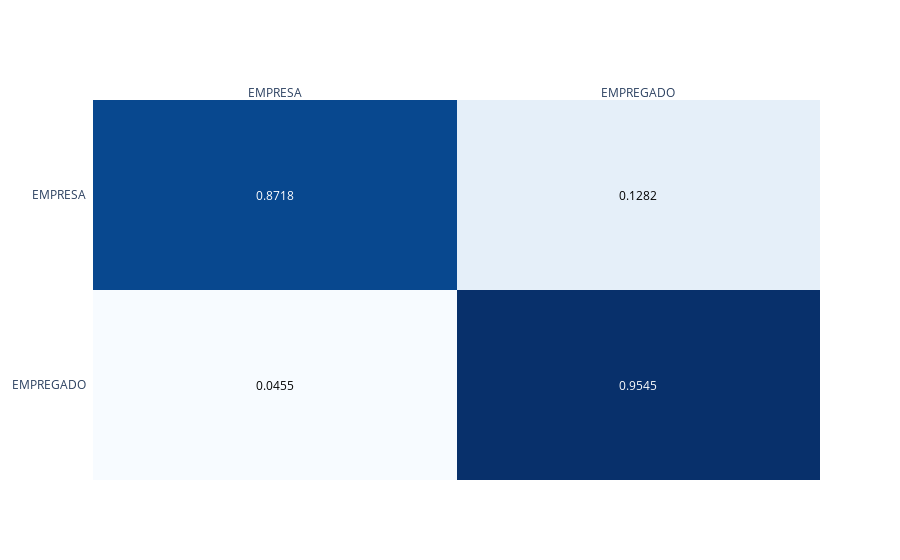

Source (notebook cell):
### Markdown cell above
## Support Vector Machine (SVM)

### Code cell
from sklearn.svm import LinearSVC

text_clf = Pipeline([('vect', CountVectorizer()),
                     ('tfidf', TfidfTransformer()),
                     ('clf', LinearSVC()),
                     ])
metricas = treinar_cv(text_clf, "Support Vector Machine (SVM)")
medias_cv = medias_cv.append( [metricas] )

### Figure 1 — Plotly figure (JSON) as saved in the notebook; plotly's stock layout.template omitted (floating-point values rounded to 4 significant figures)
{"data": [{"colorscale": [[0, "rgb(247,251,255)"], [0.125, "rgb(222,235,247)"], [0.25, "rgb(198,219,239)"], [0.375, "rgb(158,202,225)"], [0.5, "rgb(107,174,214)"], [0.625, "rgb(66,146,198)"], [0.75, "rgb(33,113,181)"], [0.875, "rgb(8,81,156)"], [1, "rgb(8,48,107)"]], "reversescale": false, "showscale": false, "type": "heatmap", "x": ["EMPRESA", "EMPREGADO"], "y": ["EMPRESA", "EMPREGADO"], "z": [[0.8718, 0.1282], [0.0455, 0.9545]]}], "layout": {"annotations": [{"font": {"color": "#FFFFFF"}, "showarrow": false, "text": "0.8718", "x": "EMPRESA", "xref": "x", "y": "EMPRESA", "yref": "y"}, {"font": {"color": "#000000"}, "showarrow": false, "text": "0.1282", "x": "EMPREGADO", "xref": "x", "y": "EMPRESA", "yref": "y"}, {"font": {"color": "#000000"}, "showarrow": false, "text": "0.0455", "x": "EMPRESA", "xref": "x", "y": "EMPREGADO", "yref": "y"}, {"font": {"color": "#FFFFFF"}, "showarrow": false, "text": "0.9545", "x": "EMPREGADO", "xref": "x", "y": "EMPREGADO", "yref": "y"}], "autosize": true, "xaxis": {"autorange": true, "dtick": 1, "gridcolor": "rgb(0, 0, 0)", "range": [-0.5, 1.5], "side": "top", "ticks": "", "type": "category"}, "yaxis": {"autorange": true, "dtick": 1, "range": [1.5, -0.5], "ticks": "", "ticksuffix": "  ", "type": "category"}}}
